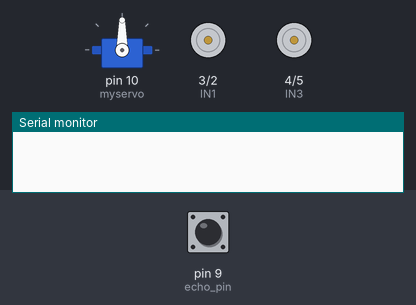
The sketch below on a simulated Arduino Uno, built with avr-gcc and run on an emulated ATmega328P. On the bench: servo, motor-driver pin pairs drawn as motors (green arrow = first pin HIGH = forward, orange = second pin HIGH = backward, longer = more drive), the last lines printed to the serial monitor. Inputs (shaded band) come from the test bench; at power-on: pin 9 (echo_pin) LOW.

Above: at 0.1 s.
At 9.3 s:
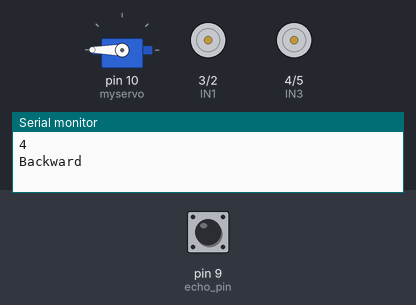
9.4 s: pin 9 (echo_pin) pulsed HIGH 2 times (0.12 s each, 0.3 s apart)
At 13.3 s:
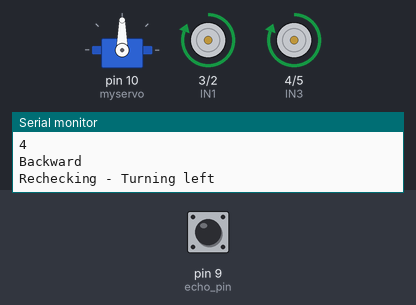
Timing chart, 0 to 31.9 s (numbered marks = the images above; inputs shaded):
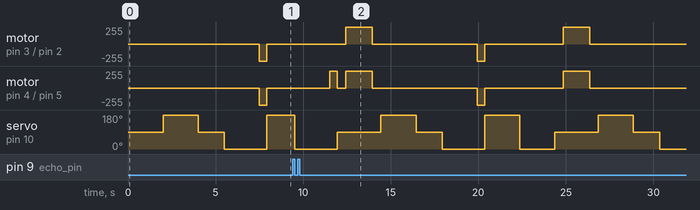

The sketch:

Car_obstacle_avoidance.ino
```cpp
#include <Servo.h>

#define IN1 3
#define IN2 2
#define IN3 4
#define IN4 5

#define trig_pin 8
#define echo_pin 9

int distance;
int turnDir;

Servo myservo;

// Distance thresholds for obstacle detection
#define MIN_DISTANCE_BACK 30

void setup() {
  Serial.begin(9600);
  pinMode(IN1, OUTPUT);
  pinMode(IN2, OUTPUT);
  pinMode(IN3, OUTPUT);
  pinMode(IN4, OUTPUT);

  pinMode(trig_pin, OUTPUT);
  pinMode(echo_pin, INPUT);

  myservo.attach(10);
}

void loop() {
  myservo.write(90);
  distance = checkDistance();
  delay(500);

  if (distance >= MIN_DISTANCE_BACK) {
    forward();
    Serial.println("forward");
  } else {
    stop();
    delay(500);
    turnDir = checkDirection();
    Serial.println(turnDir);

    switch(turnDir) {
      case 1: // Turn left
        Serial.println("Left");
        turnLeft();
        delay(425);
        stop();
        myservo.write(90); // Adjust servo to look forward
        delay(500);
        forward();
        break;
      case 2: // Turn right
        Serial.println("Right");
        turnRight();
        delay(415);
        stop();
        myservo.write(90); // Adjust servo to look forward
        delay(500);
        forward();
        break;
      case 4: // Move backward and recheck
        Serial.println("Backward");
        backward();
        delay(415);
        stop();
        turnDir = recheckDirection();
        if (turnDir == 1) {
          Serial.println("Rechecking - Turning left");
          turnLeft();
          delay(425);
        } else if (turnDir == 2) {
          Serial.println("Rechecking - Turning right");
          turnRight();
          delay(415);
        }
        stop();
        myservo.write(90); // Adjust servo to look forward
        delay(500);
        forward();
        break;
      default:
        stop();
        break;
    }
  }
}

int checkDirection() {
  int leftDistance, rightDistance, frontDistance;

  // Check left direction
  myservo.write(180);
  delay(1000);
  leftDistance = checkDistance();
  if (leftDistance >= MIN_DISTANCE_BACK) return 1; // Turn left

  // Check front direction
  myservo.write(90);
  delay(500);
  frontDistance = checkDistance();
  if (frontDistance >= MIN_DISTANCE_BACK) return 3; // Move forward

  // Check right direction
  myservo.write(0);
  delay(1000);
  rightDistance = checkDistance();
  if (rightDistance >= MIN_DISTANCE_BACK) return 2; // Turn right


  // If no direction is clear, return 4 (move backward)
  return 4;
}

int recheckDirection() {
  int leftDistance, rightDistance;

  // Check left direction
  myservo.write(180);
  delay(1000);
  leftDistance = checkDistance();

  // Check right direction
  myservo.write(0);
  delay(1000);
  rightDistance = checkDistance();

  if (leftDistance >= MIN_DISTANCE_BACK) return 1; // Turn left
  if (rightDistance >= MIN_DISTANCE_BACK) return 2; // Turn right

  // If no direction is clear, return 4 (move backward)
  return 4;
}

void forward() {
  digitalWrite(IN1, HIGH);
  digitalWrite(IN2, LOW);
  digitalWrite(IN3, HIGH);
  digitalWrite(IN4, LOW);
}

void backward() {
  digitalWrite(IN1, LOW);
  digitalWrite(IN2, HIGH);
  digitalWrite(IN3, LOW);
  digitalWrite(IN4, HIGH);
}

void turnLeft() {
  digitalWrite(IN1, LOW);
  digitalWrite(IN2, LOW);
  digitalWrite(IN3, HIGH);
  digitalWrite(IN4, LOW);
}

void turnRight() {
  digitalWrite(IN1, HIGH);
  digitalWrite(IN2, LOW);
  digitalWrite(IN3, LOW);
  digitalWrite(IN4, LOW);
}

void stop() {
  digitalWrite(IN1, LOW);
  digitalWrite(IN2, LOW);
  digitalWrite(IN3, LOW);
  digitalWrite(IN4, LOW);
}

int checkDistance() {
  long duration, distance;
  digitalWrite(trig_pin, LOW);
  delayMicroseconds(2);
  digitalWrite(trig_pin, HIGH);
  delayMicroseconds(10);

  duration = pulseIn(echo_pin, HIGH);
  distance = (duration / 2) / 29.1;

  return distance;
}
```
